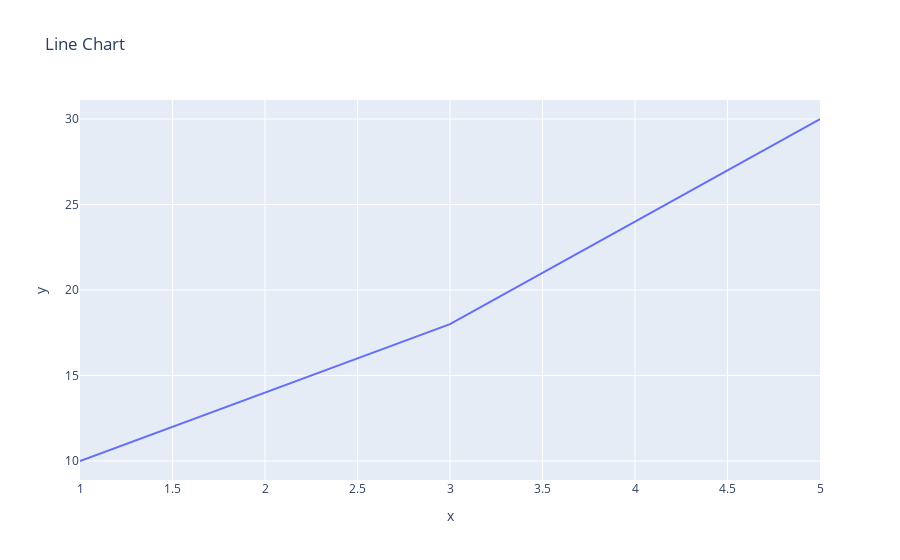

Here is the notebook cell this chart was saved with:
### Code cell
x = [1,2,3,4,5]
y = [10,14,18,24,30]
px.line(x=x, y=y, title = 'Line Chart')

### Figure 1 — Plotly figure (JSON) as saved in the notebook; plotly's stock layout.template omitted (floating-point values rounded to 4 significant figures)
{"data": [{"hovertemplate": "x=%{x}<br>y=%{y}<extra></extra>", "legendgroup": "", "line": {"color": "#636efa", "dash": "solid"}, "marker": {"symbol": "circle"}, "mode": "lines", "name": "", "orientation": "v", "showlegend": false, "type": "scatter", "x": [1, 2, 3, 4, 5], "xaxis": "x", "y": [10, 14, 18, 24, 30], "yaxis": "y"}], "layout": {"legend": {"tracegroupgap": 0}, "title": {"text": "Line Chart"}, "xaxis": {"anchor": "y", "domain": [0, 1], "title": {"text": "x"}}, "yaxis": {"anchor": "x", "domain": [0, 1], "title": {"text": "y"}}}}
